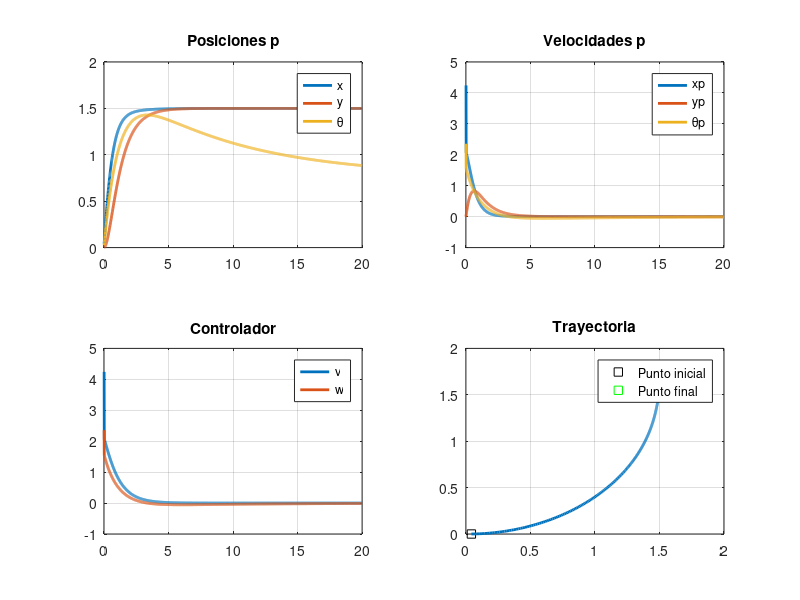

Write the MATLAB code that produced this figure.
 %% Actividad 8
close all; 
clear; clc;

%% Posiciones finales deseadas (descomentar)
d = [1.5; 1.5]; % pf1
% d = [-1.5; 1.5]; % pf2
% d = [1.5; -1.5]; % pf3
% d = -[1.5; 1.5]; % pf4

%% Inicializacion
p = [0 0 0]'; % Posiciones iniciales

t = 0.01; % Tiempo de integracion
S = 20; % Tiempo total de simulacion

kp = [1; 2]; % Ganancias proporcionales
ki = [0; 0.1]; % Ganancias integrales
kd = [0.01; 0.01]; % Ganancias derivativas

e = [0; 0]; % Error actual
e_sum = [0; 0]; % Suma de errores
e_old = [0; 0]; % Error del paso anterior

% Matrices para guardar la simulacion
u_plot = zeros(2, S / t); % Salidas del controlador (v y w)
pp_plot = zeros(3, S / t); % Velocidades
p_plot = zeros(3, S / t); % Posiciones
time = t : t : S; % Vector de tiempo para las graficas

%% Simulacion
for i = 1 : (S / t)
%     clf
%     Dibujar_Movil(p)
%     pause(t)
    e_old = e; % Error anterior
    
    % Calcular error
    e(1) = sqrt((d(1) - p(1))^2 + (d(2) - p(2))^2); % Error en rho (distancia)
    % Error en theta (angulo)
    theta_d = atan2(d(2) - p(2), d(1) - p(1)); 
    e(2) = theta_d - p(3); 
    e(2) = atan2(sin(e(2)), cos(e(2))); % Acotar error entre -pi y pi
    
    % Suma total del error (para la parte integral)
    e_sum = e_sum + e * t;
    
    % Ley de control PID (calcula las fuerzas necesarias)
    u = (kp .* e) + (ki .* e_sum) + (kd .* (e - e_old))/t;
    
    % Matriz Jacobiana
    J = [cos(p(3)) 0; sin(p(3)) 0; 0 1];
    
    pp = J * u; % Actualizar velocidades
    p = p + pp * t; % Actualizar posiciones
    
    % Guardar la simulacion para despues graficar
    u_plot(:, i) = u;
    pp_plot(:, i) = pp;
    p_plot(:, i) = p;
end

%% Graficar simulacion
figure(1)
subplot(2, 2, 1)
plot(time, p_plot, 'LineWidth', 2);
grid on
legend('x', 'y', '\theta')
title('Posiciones p')

subplot(2, 2, 2)
plot(time, pp_plot, 'LineWidth', 2);
grid on
legend('xp', 'yp', '\thetap')
title('Velocidades p')

subplot(2, 2, 3)
plot(time, u_plot, 'LineWidth', 2);
grid on
legend('v', 'w')
title('Controlador')

subplot(2, 2, 4)
plot(p_plot(1, 1), p_plot(2, 1), 'ks')
hold on
plot(p_plot(1, end), p_plot(2, end), 'gs')
plot(p_plot(1, :), p_plot(2, :), 'LineWidth', 2)
grid on
legend('Punto inicial', 'Punto final')
title('Trayectoria')